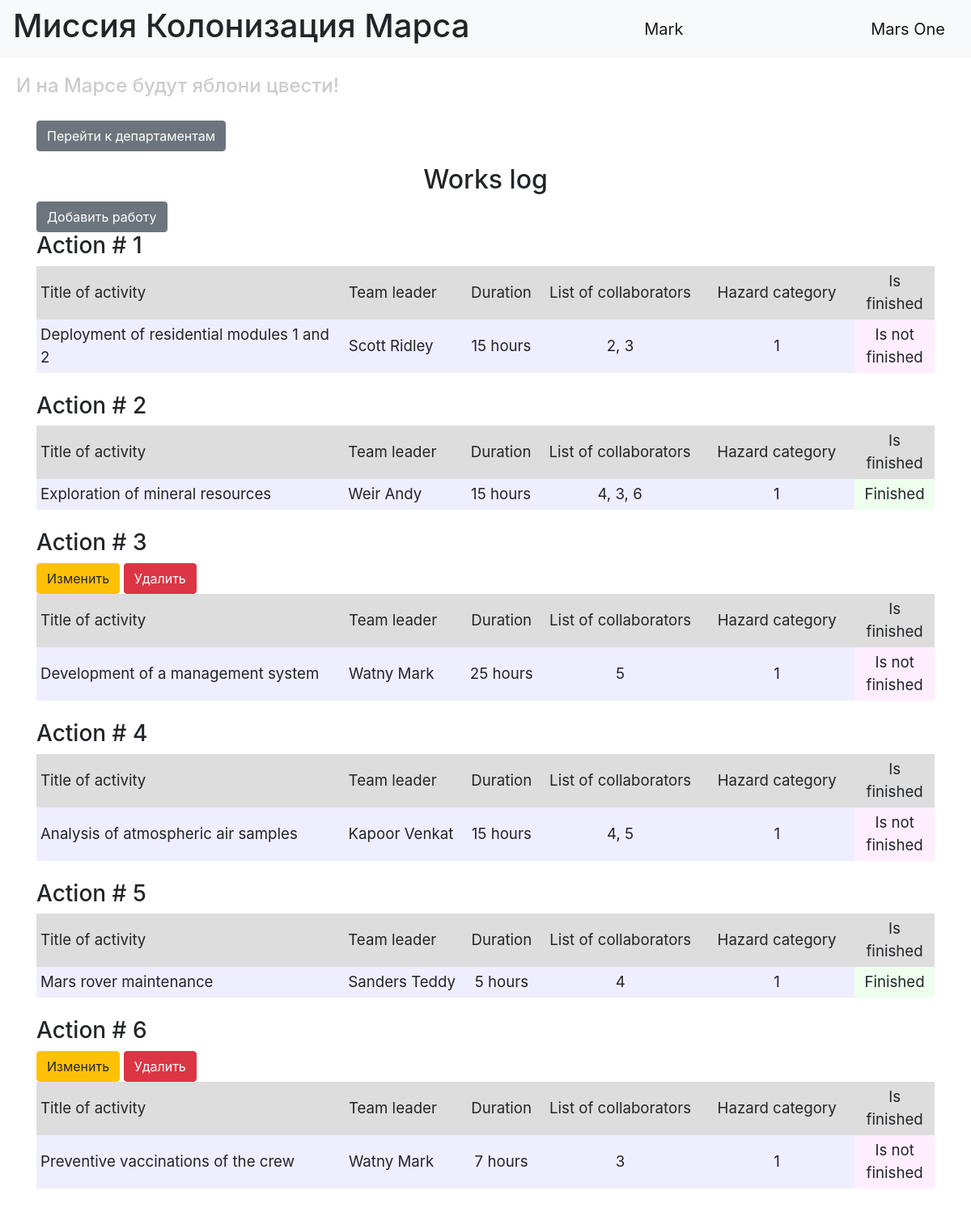
Screenshot of / (signed in) with the database file from the repository.
### backend/data/users.py (models this page shows, shortened)
class User(SqlAlchemyBase, UserMixin):
    __tablename__ = "users"
    id = sqlalchemy.Column(sqlalchemy.Integer, primary_key=True, autoincrement=True)
    surname = sqlalchemy.Column(sqlalchemy.String, nullable=True)
    name = sqlalchemy.Column(sqlalchemy.String, nullable=True)
    age = sqlalchemy.Column(sqlalchemy.Integer, nullable=True)
    position = sqlalchemy.Column(sqlalchemy.String, nullable=True)
    speciality = sqlalchemy.Column(sqlalchemy.String, nullable=True)
    address = sqlalchemy.Column(sqlalchemy.String, nullable=True)
    email = sqlalchemy.Column(sqlalchemy.String, index=True, unique=True, nullable=True)
    hashed_password = sqlalchemy.Column(sqlalchemy.String, nullable=True)
    modified_date = sqlalchemy.Column(
        sqlalchemy.DateTime, default=datetime.datetime.now
    )
    jobs = relationship("Jobs", back_populates="user")
    departaments = relationship("Departament", back_populates="user")

### backend/data/jobs.py (models this page shows)
class Jobs(SqlAlchemyBase):
    __tablename__ = "jobs"
    id = sqlalchemy.Column(sqlalchemy.Integer, primary_key=True, autoincrement=True)
    job = sqlalchemy.Column(sqlalchemy.String, nullable=True)
    work_size = sqlalchemy.Column(sqlalchemy.Integer, nullable=True, default=0)
    collaborators = sqlalchemy.Column(sqlalchemy.String, nullable=True)
    start_date = sqlalchemy.Column(sqlalchemy.DateTime, default=datetime.datetime.now)
    end_date = sqlalchemy.Column(sqlalchemy.DateTime, default=datetime.datetime.now)
    is_finished = sqlalchemy.Column(sqlalchemy.Boolean, default=True)
    team_leader = sqlalchemy.Column(
        sqlalchemy.Integer, sqlalchemy.ForeignKey("users.id")
    )
    type = sqlalchemy.Column(sqlalchemy.Integer, sqlalchemy.ForeignKey("jobs_type.id"))
    user = orm.relationship("User")
    jobs_type = orm.relationship("JobsType")

### main.py (the view)
@app.route("/")
def index():
    session = db_session.create_session()
    jobs = session.query(Jobs).all()
    users = session.query(User).all()
    names = {name.id: (name.surname, name.name) for name in users}
    return render_template("index.html", jobs=jobs, names=names, title="Список работ")

### backend/data/db_session.py (called while the page is built)
def create_session() -> Session:
    global __factory
    return __factory()

### main.py (called while the page is built)
@login_manager.user_loader
def load_user(user_id):
    db_sess = db_session.create_session()
    return db_sess.get(User, user_id)

### templates/index.html (shortened to what this page needs)
{% extends "base.html" %}
{% block content %}
<p>
    <a href="/departaments" class="btn btn-secondary">
        Перейти к департаментам
    </a>
</p>
<h2 align="center">Works log</h2>
{% if current_user.is_authenticated %}
    <a href="jobs" class="btn btn-secondary">Добавить работу</a>
{% endif %}
{% for job in jobs %}
<h3>Action # {{ job.id }}</h3>
<div class="table_container">
    <table class="my_table">
        <tr class="my_row">
            <td class="title" width="400px" bgcolor="#dddddd">Title of activity</td>
            <td class="title" width="150px" bgcolor="#dddddd">Team leader</td>
            <td class="title" width="100px" bgcolor="#dddddd" align="center">Duration</td>
            <td class="title" width="200px" bgcolor="#dddddd" align="center">List of collaborators</td>
            <td class="title" width="200px" bgcolor="#dddddd" align="center">Hazard category</td>
            <td class="title" width="100px" bgcolor="#dddddd" align="center">Is finished</td>
        </tr>
        <tr class="my_row">
            <td class="ordinary" bgcolor="#eeeeff">{{ job.job.capitalize() }}</td>
            <td class="ordinary" bgcolor="#eeeeff">{{ names[job.team_leader][0] }} {{ names[job.team_leader][1] }}</td>
            <td class="ordinary" bgcolor="#eeeeff" align="center">{{ job.work_size }} hours</td>
            <td class="ordinary" bgcolor="#eeeeff" align="center">{{ job.collaborators }}</td>
            <td class="ordinary" bgcolor="#eeeeff" align="center">{{ job.type }}</td>
            {% if job.is_finished %}
            <td class="ordinary" bgcolor="#eeffee" align="center">Finished</td>
            {% else %}
            <td class="ordinary" bgcolor="#ffeeff" align="center">Is not finished</td>
            {% endif %}
        </tr>
        <tr>
            {% if current_user.is_authenticated and current_user == job.user %}
                <div>
                    <a href="/jobs/{{ job.id }}" class="btn btn-warning">
                        Изменить
                    </a>
                    <a href="/jobs_delete/{{ job.id }}" class="btn btn-danger">
                        Удалить
                    </a>
                </div>
            {% endif %}
        </tr>
    </table>
</div>
<br>
{% endfor %}
{% endblock %}

### templates/base.html (shortened to what this page needs)
<!DOCTYPE html>
<html lang="en">
<head>
    <link rel="stylesheet" href="https://stackpath.bootstrapcdn.com/bootstrap/4.4.1/css/bootstrap.min.css">
    <link rel="stylesheet" type="text/css" href="../static/css/style.css" />
</head>
  <body>
    <header>
      <nav class="navbar navbar-light bg-light">
          <h1>Миссия Колонизация Марса</h1>
          {% if current_user.is_authenticated %}
              <a class="navbar-brand" href="/logout">{{ current_user.name }}</a>
          {% else %}
              <p>
                  <a class="btn btn-primary " href="/register">Зарегистрироваться</a>
                  <a class="btn btn-success" href="/login">Войти</a>
              </p>
          {% endif %}
        <a class="navbar-brand" href="#">Mars One</a>
      </nav>
        <h4>И на Марсе будут яблони цвести!</h4>
    </header>
    <main role="main" class="container">
        {% block content %}{% endblock %}
    </main>
  </body>
</html>

### static/css/style.css (style rules this page uses)
td.title { background-color: "#dddddd"; text-align: "center"; font-size: 14pt; padding: 5px; }
td.ordinary { background-color: "#eeeeff"; text-align: "center"; font-size: 14pt; padding: 5px; }
h4 { color: #cccccc; padding: 20px; }
p { font-size: 14pt; }

### rows the page displays
User: name "Mark"
Jobs: id "1", job "Deployment of residential modules 1 and 2", team_leader.surname "Scott", team_leader.name "Ridley", work_size "15", collaborators "2, 3", type "1", is_finished "Is not finished"
Jobs: id "2", job "Exploration of mineral resources", team_leader.surname "Weir", team_leader.name "Andy", work_size "15", collaborators "4, 3, 6", type "1", is_finished "Finished"
Jobs: id "3", job "Development of a management system", team_leader.surname "Watny", team_leader.name "Mark", work_size "25", collaborators "5", type "1", is_finished "Is not finished"
Jobs: id "4", job "Analysis of atmospheric air samples", team_leader.surname "Kapoor", team_leader.name "Venkat", work_size "15", collaborators "4, 5", type "1", is_finished "Is not finished"
Jobs: id "5", job "Mars rover maintenance", team_leader.surname "Sanders", team_leader.name "Teddy", work_size "5", collaborators "4", type "1", is_finished "Finished"
Jobs: id "6", job "Preventive vaccinations of the crew", team_leader.surname "Watny", team_leader.name "Mark", work_size "7", collaborators "3", type "1", is_finished "Is not finished"
